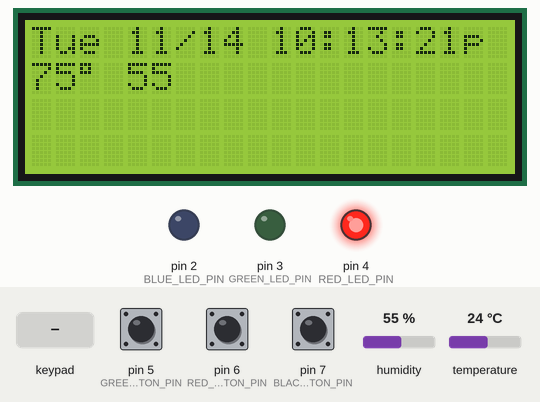
Simulated run of this sketch. Board: Arduino Mega 2560, built with avr-gcc and run on an emulated ATmega2560. Parts: 20×4 character LCD, output pins drawn as LEDs (lit = HIGH). Dashed ring = blinking. Inputs (shaded band) come from the test bench; at power-on: pin 5 (GREEN_BUTTON_PIN) HIGH, pin 7 (BLACK_BUTTON_PIN) HIGH, pin 6 (RED_BUTTON_PIN) HIGH, humidity 55 %, temperature 24 °C. The local clock reads 2024-03-15 10:24:30 at power-on unless the sketch sets it; what the sketch prints to the serial monitor is not drawn.

Above: at 1.7 s.
1.8 s: pin 5 (GREEN_BUTTON_PIN) pulled LOW for 0.15 s
At 1.97 s:
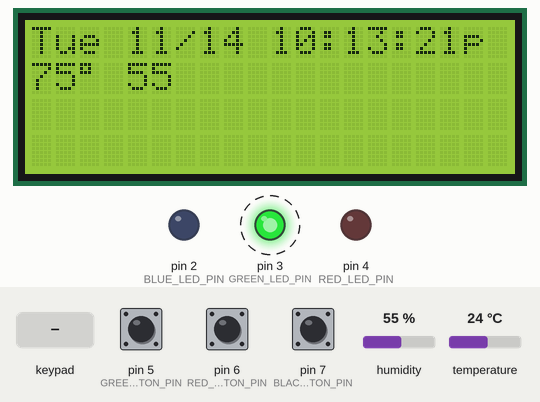
2.5 s: key 'B' pressed
At 3.61 s:
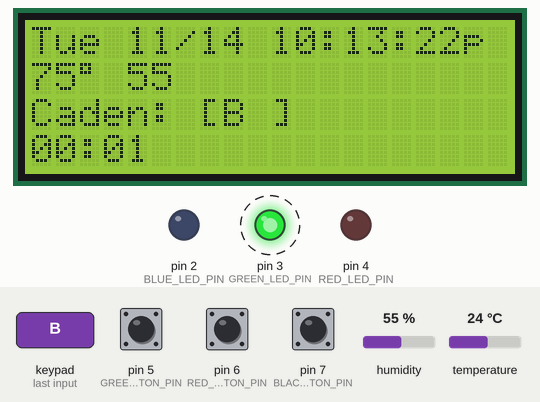
5.2 s: keypad keys 3 8 3 9 4 0 4 1 # pressed 0.4 s apart
At 9.4 s:
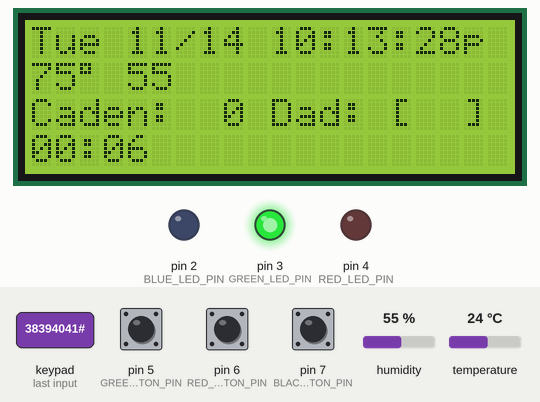
13.4 s: pin 7 (BLACK_BUTTON_PIN) pulled LOW for 0.15 s
At 13.59 s:
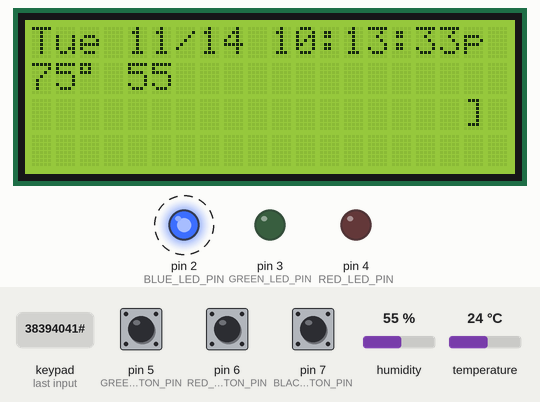
14.1 s: pin 5 (GREEN_BUTTON_PIN) pulled LOW for 1 s
At 15.41 s:
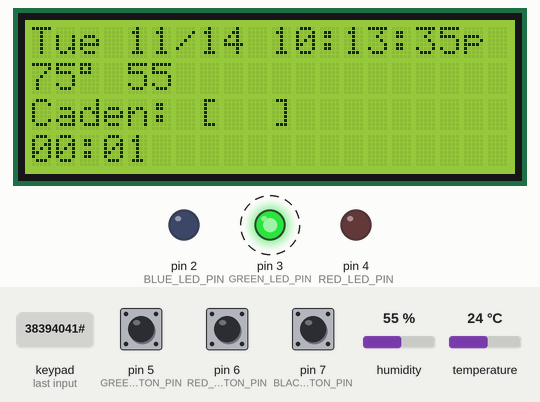
15.7 s: key 'C' pressed
At 17.04 s:
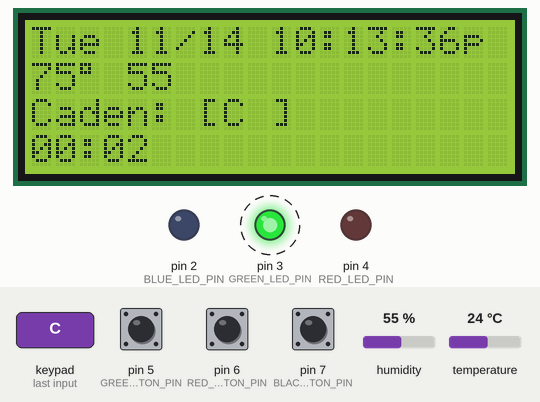
Timing chart, 0 to 19.6 s (numbered marks = the images above; inputs shaded):
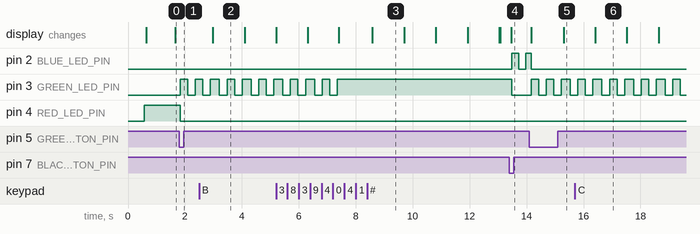

The sketch:

combo.ino
```cpp
#include <Wire.h>
#include <LiquidCrystal_I2C.h>
#include <RTClib.h>
#include <DHT.h>
#include <math.h>
#include <Keypad.h>


// Board requirements
//
// Total:               4 PWM Pins, 15 Digital Pins
//
// LED:                 3 Pin(s) (ideally PWM)
// DHT22 Temp/Humidity: 1 Pin(s) (PWM)
// Buttons:             3 Pin(s)
// Keypad:              8 Pin(s)
// MicroSD:             4 Pin(s)
// LCD: SCL/SCA
// DS3231 Date/Time: SCL/SCA


// LED
const int BLUE_LED_PIN = 2;
const int GREEN_LED_PIN = 3;
const int RED_LED_PIN = 4;

// Buttons
const int GREEN_BUTTON_PIN = 5;
const int RED_BUTTON_PIN = 6;
const int BLACK_BUTTON_PIN = 7;
int priorButtonValue[8];

// Temperature and Humidity Sensor
const int DHT22_PIN = 8;
DHT dht22(DHT22_PIN, DHT22);
int temperatureLcd;
int humidityLcd;

// LCD
LiquidCrystal_I2C lcd = LiquidCrystal_I2C(0x27, 20, 4);

// Date/Time Sensor
RTC_DS3231 ds3231;
char dateTimeLcd[21];

// Keypad
const byte ROWS = 4;
const byte COLS = 4;
char keys[ROWS][COLS] = {{ '1', '2', '3', 'A' },
                         { '4', '5', '6', 'B' },
                         { '7', '8', '9', 'C' },
                         { '*', '0', '#', 'D' }};
byte rowPins[ROWS] = { 38, 39, 40, 41 };
byte colPins[COLS] = { 42, 43, 44, 45 };
Keypad keypad = Keypad(makeKeymap(keys), rowPins, colPins, ROWS, COLS);


// States of the application
const int STOPPED = 1;
const int RECORDING = 2;
const int PAUSED = 3;
int state = STOPPED;


// State transitions of the application
const int NONE = 0;
const int START = 1;
const int PAUSE = 2;
const int RESUME = 3;
const int CANCEL = 4;
const int FINISH = 5;
int recentTransition = NONE;


char keypadEntry[3];
char keypadEntryIndex = 0;

const int INIT = 0;
const int CADEN = 1;
const int DAD = 2;
const int COMPLETE = 3;
int guessState = INIT;

int cadenGuess;
int dadGuess;
char guessLcd[21];


int loopDelay = 10;
int aggregateLoopDelay = 0;


uint32_t startTime;
uint32_t endTime;
uint32_t elapsedMilliseconds;
char elapsedTimeLcd[21];

uint32_t pauseStartTime;
uint32_t aggregatePauseTime;


void setup() {
    Serial.begin(9600);

    // Initialize the LCD
    lcd.init();
    lcd.backlight();

    // Initialize rtc library
    ds3231.begin();
    if (ds3231.lostPower()) {
        // Use compilation date/time to reset
        Serial.println("RTC lost power.");
        ds3231.adjust(DateTime(F(__DATE__), F(__TIME__)));
    } else {
        ds3231.adjust(DateTime(F(__DATE__), F(__TIME__)));
    }

    // Initialize the DHT22 temperature and humidity sensor
    dht22.begin();

    // Initialize the buttons
    pinMode(GREEN_BUTTON_PIN, INPUT_PULLUP);
    pinMode(RED_BUTTON_PIN, INPUT_PULLUP);
    pinMode(BLACK_BUTTON_PIN, INPUT_PULLUP);

    // Initialize the LED
    pinMode(BLUE_LED_PIN, OUTPUT);
    pinMode(GREEN_LED_PIN, OUTPUT);
    pinMode(RED_LED_PIN, OUTPUT);

    // Initialize the buttons to unpressed
    priorButtonValue[BLUE_LED_PIN] = HIGH;
    priorButtonValue[GREEN_LED_PIN] = HIGH;
    priorButtonValue[RED_LED_PIN] = HIGH;

    // Initial delay
    delay(500);
}


void loop() {


    switch (state) {


    case STOPPED:

        switch (getSelectedButton()) {

        case GREEN_BUTTON_PIN:
            start();
            break;

        default:
            switch (recentTransition) {
            case NONE:
                red();
                break;
            case FINISH:
                toggleLed(HIGH, LOW, LOW);
                break;
            case CANCEL:
                toggleLed(LOW, LOW, HIGH);
                break;
            }
        }

        break;


    case RECORDING:

        switch (getSelectedButton()) {

        case GREEN_BUTTON_PIN:
            pause();
            break;

        case BLACK_BUTTON_PIN:
            cancel();
            break;

        case RED_BUTTON_PIN:
            finish();
            break;

        default:
            // Every second, get the elapsed recording time
            if (seconds(1)) {
                getElapsedTime();
            }

            // Set the LED
            switch (recentTransition) {
            case NONE:
                green();
                break;
            case START:
            case RESUME:
                toggleLed(LOW, HIGH, LOW);
                break;
            }

            if (guessState > INIT) {
                getGuesses();
            }
            break;
        }

        break;


    case PAUSED:

        switch (getSelectedButton()) {

        case GREEN_BUTTON_PIN:
            resume();
            break;

        case BLACK_BUTTON_PIN:
            resume();
            cancel();
            break;

        case RED_BUTTON_PIN:
            resume();
            finish();
            break;

        default:
            // Set the LED
            switch (recentTransition) {
            case NONE:
                yellow();
                break;
            case PAUSE:
                toggleLed(HIGH, HIGH, LOW);
                break;
            }

            if (guessState > INIT) {
                getGuesses();
            }
            break;
        }

        break;
    }


    // Every 1 second, get the date/time, and update the LCD
    // Every 5 seconds, get the date/time, temp/humdity, and update the LCD
    if (seconds(1)) {
        getDateTime();
        if (seconds(5)) {
            getTemperatureHumidity();
        }
        updateLcd();
    }


    delay(loopDelay);
    aggregateLoopDelay += loopDelay;
    if (aggregateLoopDelay > 5000) {
        aggregateLoopDelay = 0;
        recentTransition = NONE;
    }
}


void resetGuess() {
    guessState = CADEN;
    keypadEntryIndex = 0;
    sprintf(keypadEntry, "  ");
}


void getGuesses() {

    char ch = keypad.getKey();
    if (ch) {
        switch (ch) {

        case '#':
            if (keypadEntryIndex < 2) {
                Serial.println("ERROR: Finish entering guess");
                break;
            }

            if (guessState == CADEN) {
                cadenGuess = atoi(keypadEntry);
                guessState = DAD;
            } else {
                dadGuess = atoi(keypadEntry);
                guessState = COMPLETE;
            }

            keypadEntryIndex = 0;
            sprintf(keypadEntry, "  ");
            Serial.print("cadenGuess: ");
            Serial.print(cadenGuess);
            Serial.print("  dadGuess: ");
            Serial.print(dadGuess);
            Serial.print("  keypadEntry: [");
            Serial.print(keypadEntry);
            Serial.println("]");
            break;

        case '*':
            if (keypadEntryIndex > 0) {
                Serial.print("keypadEntry before: [");
                Serial.print(keypadEntry);
                Serial.print("]");
                keypadEntryIndex--;
                keypadEntry[keypadEntryIndex] = ' ';
                Serial.print("  keypadEntry after: [");
                Serial.print(keypadEntry);
                Serial.println("]");
            } else {
                Serial.println("ERROR: Nothing to delete");
            }
            break;

        case 'A':
            resetGuess();
            break;

        default:
            if (keypadEntryIndex < 2) {
                keypadEntry[keypadEntryIndex] = ch;
                keypadEntryIndex++;
                Serial.print("keypadEntry: [");
                Serial.print(keypadEntry);
                Serial.println("]");
            } else {
                Serial.println("ERROR: Entry ignored, use * or #");
            }
            break;
        }
    }


    switch (guessState) {

    case CADEN:
        sprintf(guessLcd, "Caden: [%-2s]        ", keypadEntry);
        break;
    case DAD:
        sprintf(guessLcd, "Caden: %2d Dad: [%-2s]", cadenGuess, keypadEntry);
        break;
    case COMPLETE:
        sprintf(guessLcd, "Caden: %2d Dad: %02d  ", cadenGuess, dadGuess);
    }
}


void start() {
    Serial.println("start...");
    recentTransition = START;
    state = RECORDING;
    startTime = millis();
    aggregatePauseTime = 0;
    pauseStartTime = 0;
    aggregateLoopDelay = 0;
    guessState = CADEN;
}


void pause() {
    Serial.println("pause...");
    recentTransition = PAUSE;
    state = PAUSED;
    pauseStartTime = millis();
    aggregateLoopDelay = 0;
}


void resume() {
    Serial.println("resumed...");
    recentTransition = RESUME;
    state = RECORDING;
    uint32_t pauseEndTime = millis();
    aggregatePauseTime += pauseEndTime - pauseStartTime;
    aggregateLoopDelay = 0;
}


void cancel() {
    Serial.println("cancel...");
    recentTransition = CANCEL;
    state = STOPPED;
    aggregateLoopDelay = 0;
    resetGuess();
}


void finish() {
    Serial.println("finish...");
    recentTransition = FINISH;
    state = STOPPED;
    // Write information to the MicroSD Card here ...
    aggregateLoopDelay = 0;
    resetGuess();
}


int getSelectedButton() {
    if (wasButtonJustPushed(RED_BUTTON_PIN)) {
        return RED_BUTTON_PIN;
    }

    if (wasButtonJustPushed(GREEN_BUTTON_PIN)) {
        return GREEN_BUTTON_PIN;
    }

    if (wasButtonJustPushed(BLACK_BUTTON_PIN)) {
        return BLACK_BUTTON_PIN;
    }

    return 0;
}


boolean wasButtonJustPushed(int buttonPin) {

    // Read the current value of the button
    int buttonValue = digitalRead(buttonPin);

    // The button was previously up, and is still up, it is unchanged
    if (buttonValue == HIGH && priorButtonValue[buttonPin] == HIGH) {
        return false;
    }

    // The button was previously down, and is still down, it is unchanged
    if (buttonValue == LOW && priorButtonValue[buttonPin] == LOW) {
        return false;
    }

    // The button was just released (back in the up position)
    if (buttonValue == HIGH && priorButtonValue[buttonPin] == LOW) {
        priorButtonValue[buttonPin] = HIGH;
        return false;
    }

    // The button was just pressed (back in the down position)
    if (buttonValue == LOW && priorButtonValue[buttonPin] == HIGH) {
        priorButtonValue[buttonPin] = LOW;
        return true;
    }
}


void toggleLed(int red, int green, int blue) {
    if (aggregateLoopDelay % 500 < 250) {
        led(red, green, blue);
        return;
    }

    off();
}


void off() {
    led(LOW, LOW, LOW);
}


void red() {
    led(HIGH, LOW, LOW);
}


void green() {
    led(LOW, HIGH, LOW);
}


void blue() {
    led(LOW, LOW, HIGH);
}


void yellow() {
    led(254, 254, LOW);
}


void led(int red, int green, int blue) {
    if (red == LOW || red == HIGH) {
        digitalWrite(RED_LED_PIN, red);
    } else {
        analogWrite(RED_LED_PIN, red);
    }

    if (green == LOW || green == HIGH) {
        digitalWrite(GREEN_LED_PIN, green);
    } else {
        analogWrite(GREEN_LED_PIN, green);
    }

    if (blue == LOW || blue == HIGH) {
        digitalWrite(BLUE_LED_PIN, blue);
    } else {
        analogWrite(BLUE_LED_PIN, blue);
    }
}


void getDateTime() {
    DateTime now = ds3231.now();
    char daysOfTheWeek[7][12] = { "Sun", "Mon", "Tue", "Wed", "Thu", "Fri", "Sat" };
    int hour = now.hour();
    char ampm = 'a';
    if (hour > 12) {
        hour -= 12;
        ampm = 'p';
    }
    sprintf(dateTimeLcd, "%s %02d/%02d %02d:%02d:%02d%c", daysOfTheWeek[now.dayOfTheWeek()], now.month(), now.day(), hour, now.minute(), now.second(), ampm);
}


void getTemperatureHumidity() {
    temperatureLcd = (int) round(dht22.readTemperature(true));
    humidityLcd = (int) round(dht22.readHumidity());
}


void getElapsedTime() {
    elapsedMilliseconds = millis();
    int minutes = ((elapsedMilliseconds - startTime - aggregatePauseTime) / 1000) / 60;
    int seconds = ((elapsedMilliseconds - startTime - aggregatePauseTime) / 1000) % 60;
    sprintf(elapsedTimeLcd, "%02d:%02d", minutes, seconds);
}


boolean seconds(int n) {
    if (aggregateLoopDelay % (n * 1000) == 0) {
        return true;
    }
    return false;
}


void updateLcd() {
    /* lcd.clear(); */

    lcd.setCursor(0, 0);
    lcd.print(dateTimeLcd);

    lcd.setCursor(0, 1);
    lcd.print(temperatureLcd);
    lcd.print((char) 223);

    lcd.setCursor(4, 1);
    lcd.print(humidityLcd);

    if (state == STOPPED) {
        lcd.setCursor(0, 2);
        lcd.print("                  ");

        lcd.setCursor(0, 3);
        lcd.print("                  ");
    } else {
        lcd.setCursor(0, 2);
        lcd.print(guessLcd);

        lcd.setCursor(0, 3);
        lcd.print(elapsedTimeLcd);
    }
}
```

Measured:
- after the input at 1.8 s, pin 3 (GREEN_LED_PIN): LOW → HIGH at once, → LOW 0.26 s later, → HIGH 0.27 s later; pin 4 (RED_LED_PIN): HIGH → LOW at once
- after the input at 2.5 s, the display: changes after 0.48 s (image 2)
- after the input at 13.4 s, pin 2 (BLUE_LED_PIN): LOW → HIGH after 0.08 s, → LOW 0.24 s later, → HIGH 0.25 s later; pin 3 (GREEN_LED_PIN): HIGH → LOW after 0.08 s; the display: changes after 0.07 s (image 4)
- after the input at 14.1 s, pin 3 (GREEN_LED_PIN): alternates HIGH for 0.27 s and LOW for 0.27 s, starting after 0.06 s; the display: first changes after 0.06 s (image 5 shows a later state)
- after the input at 15.7 s, the display: changes after 0.71 s (image 6)
- what the display in image 2 shows lasts 1.1 s, from 3.0 s to 4.1 s
